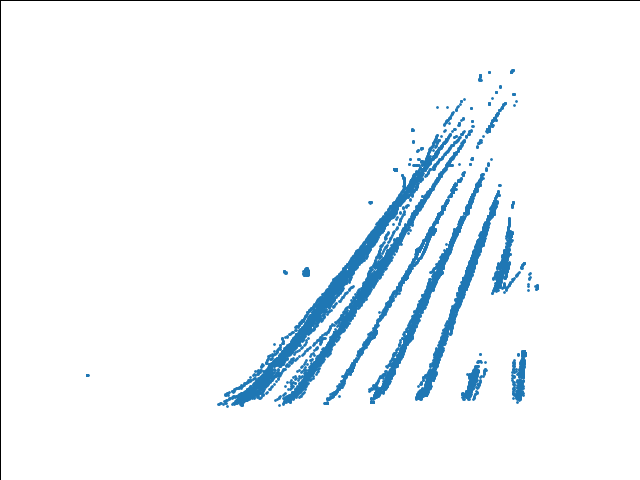
#> input picture aaa/21_25_180deg.png, 640 x 480 px, found by its file name
$ python flip.py
#> lines starting #> are read from the running program, lines starting #| are printed output that depends on the picture
import cv2
import numpy as np
def affine_flip():
    src = cv2.imread('aaa/21_25_180deg.png')
#> src is the input picture: shape (480, 640, 3); mean B, G, R 249.9, 246.5, 241.7
    if src is None:
        print('Image load failed')
        return
    cv2.imshow('src', src)

    for flip_code in [1, 0, 1]:
        dst = cv2.flip(src, flip_code)
#> this loop made 3 passes
#> pass 1, in affine_flip, `dst = cv2.flip(src, flip_code)`:
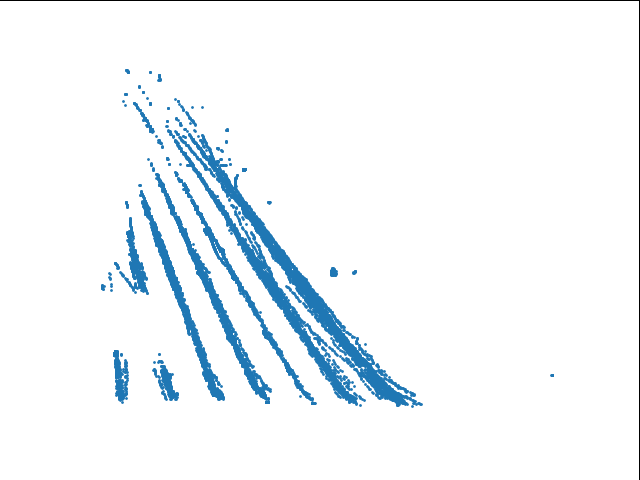
#> dst: shape (480, 640, 3); mean B, G, R 249.9, 246.5, 241.7
#> pass 2, in affine_flip, `dst = cv2.flip(src, flip_code)`:
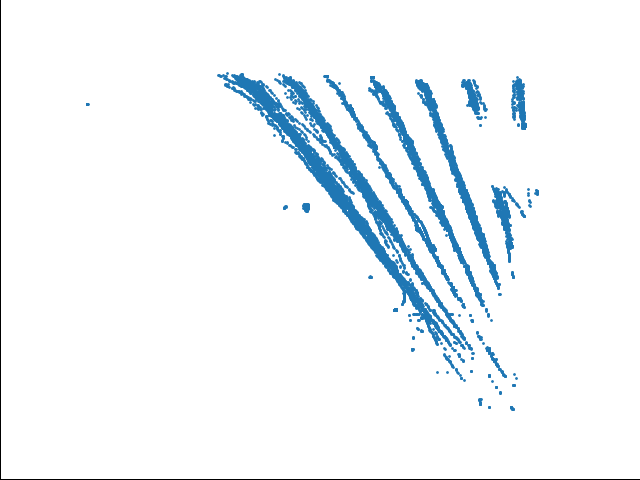
#> dst: shape (480, 640, 3); mean B, G, R 249.9, 246.5, 241.7

    cv2.imshow('dst', dst)
    cv2.imwrite('fliped_21_25.png', dst)
    cv2.waitKey()
    cv2.destroyAllWindows()

if __name__ == "__main__":
    affine_flip()
